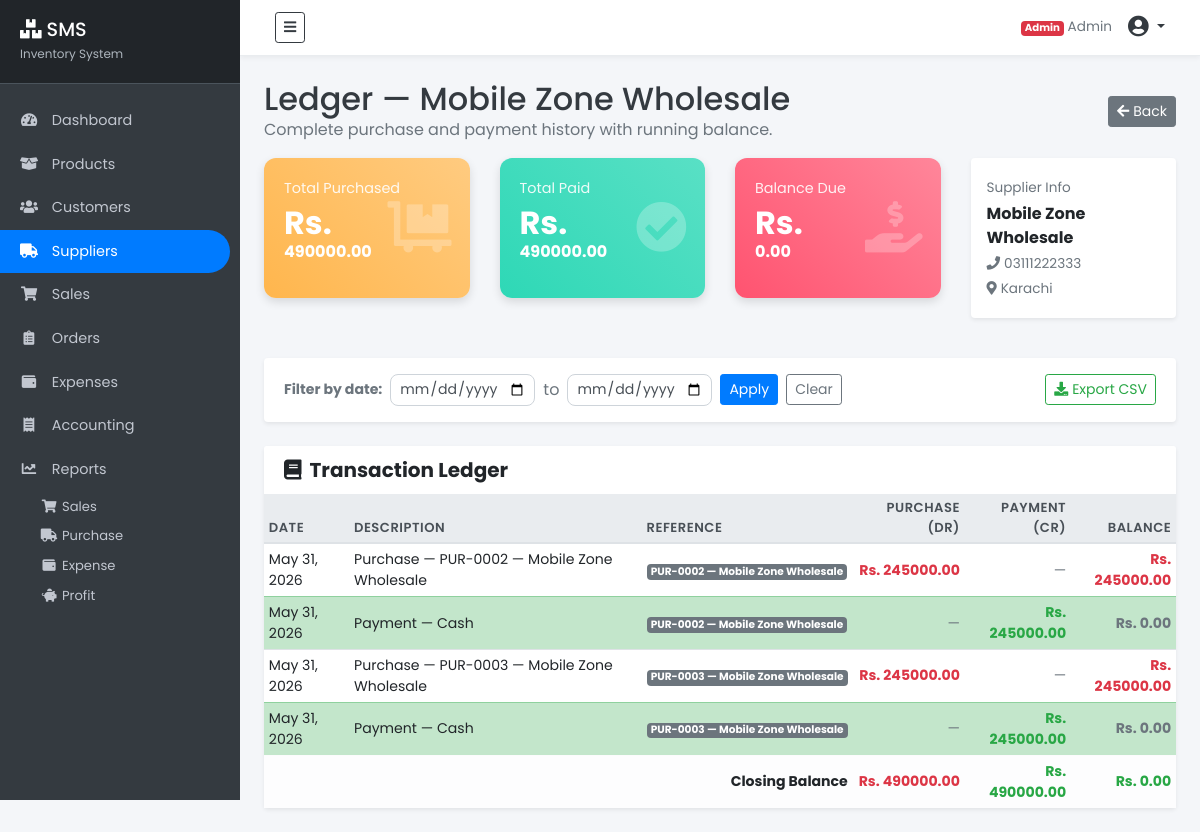
The app's page /suppliers/2/ledger/ (signed in) with its own data.
### suppliers/models.py (models this page shows, shortened)
class Supplier(models.Model):
    name       = models.CharField(max_length=255)
    phone      = models.CharField(max_length=20, blank=True)
    address    = models.TextField(blank=True)
    notes      = models.TextField(blank=True)
    created_at = models.DateTimeField(auto_now_add=True)
    @property
    def total_purchased(self):
        return sum(p.get_total() for p in self.purchase_set.all())
    @property
    def total_paid(self):
        from django.db.models import Sum
        result = self.purchase_set.aggregate(t=Sum('paid_amount'))['t']
        return result or Decimal('0.00')
    @property
    def balance_due(self):
        return self.total_purchased - self.total_paid

class Purchase(models.Model):
    PAYMENT_METHODS = (
        ('Cash', 'Cash'),
        ('Bank Transfer', 'Bank Transfer'),
        ('Cheque', 'Cheque'),
    )
    supplier       = models.ForeignKey(Supplier, on_delete=models.CASCADE)
    invoice_ref    = models.CharField(max_length=100, blank=True)
    paid_amount    = models.DecimalField(max_digits=12, decimal_places=2,
                                         default=0)
    payment_method = models.CharField(max_length=20,
                                       choices=PAYMENT_METHODS, default='Cash')
    notes          = models.TextField(blank=True)
    created_at     = models.DateTimeField(auto_now_add=True)
    def get_total(self):
        return sum(b.cost_price * b.quantity
                   for b in self.stock_batches.all())
    def __str__(self):
        return f'PUR-{self.pk:04d} — {self.supplier.name}'

### products/models.py (models this page shows, shortened)
class StockBatch(models.Model):
    product       = models.ForeignKey(Product, related_name='batches',
                                      on_delete=models.CASCADE)
    purchase      = models.ForeignKey('suppliers.Purchase',
                                      on_delete=models.SET_NULL,
                                      null=True, blank=True,
                                      related_name='stock_batches')
    cost_price    = models.DecimalField(max_digits=10, decimal_places=2)
    quantity      = models.PositiveIntegerField(default=0)
    date_received = models.DateTimeField(auto_now_add=True)
    class Meta:
        ordering = ['date_received']  # FIFO

### suppliers/views.py (the view)
# urls.py: path("<int:pk>/ledger/",   views.supplier_ledger,  name="supplier-ledger"),
@seller_required
def supplier_ledger(request, pk):
    from decimal import Decimal
    supplier  = get_object_or_404(Supplier, pk=pk)
    purchases = Purchase.objects.filter(supplier=supplier).order_by("created_at")
    entries = []
    running = Decimal("0.00")
    for purchase in purchases:
        total = purchase.get_total()
        running += total
        entries.append({
            "date":        purchase.created_at.date(),
            "description": f"Purchase — {purchase.invoice_ref or purchase}",
            "reference":   str(purchase),
            "debit":       total,
            "credit":      Decimal("0.00"),
            "balance":     running,
            "type":        "purchase",
        })
        if purchase.paid_amount > 0:
            running -= purchase.paid_amount
            entries.append({
                "date":        purchase.created_at.date(),
                "description": f"Payment — {purchase.payment_method}",
                "reference":   str(purchase),
                "debit":       Decimal("0.00"),
                "credit":      purchase.paid_amount,
                "balance":     running,
                "type":        "payment",
            })
    date_from = request.GET.get("from", "")
    date_to   = request.GET.get("to", "")
    context = {
        "supplier":   supplier,
        "entries":    entries,
        "purchases":  purchases,
        "date_from":  date_from,
        "date_to":    date_to,
    }
    return render(request, "suppliers/ledger.html", context)

### templates/suppliers/ledger.html (shortened to what this page needs)
{% extends "partials/base.html" %}
{% block content %}
<div class="container-fluid p-4">
    <div class="row mb-3">
        <div class="col-12 d-flex justify-content-between align-items-center">
            <div>
                <h2 class="text-dark mb-0">Ledger — {{ supplier.name }}</h2>
                <p class="text-muted mb-0">Complete purchase and payment history with running balance.</p>
            </div>
            <a href="{% url 'supplier-list' %}" class="btn btn-secondary btn-sm"><i class="fas fa-arrow-left mr-1"></i>Back</a>
        </div>
    </div>
    <div class="row mb-4">
        <div class="col-md-3 col-sm-6 mb-3"><div class="card-box bg-gradient-warning"><div class="icon"><i class="fas fa-dolly-flatbed"></i></div><p>Total Purchased</p><h3> Rs. </h3> <h4> {{ supplier.total_purchased|floatformat:2 }} </h4> </div></div>
        <div class="col-md-3 col-sm-6 mb-3"><div class="card-box bg-gradient-success"><div class="icon"><i class="fas fa-check-circle"></i></div><p>Total Paid</p><h3> Rs. </h3> <h4> {{ supplier.total_paid|floatformat:2 }} </h4> </div></div>
        <div class="col-md-3 col-sm-6 mb-3"><div class="card-box bg-gradient-danger"><div class="icon"><i class="fas fa-hand-holding-usd"></i></div><p>Balance Due</p><h3> Rs. </h3> <h4> {{ supplier.balance_due|floatformat:2 }} </h4> </div></div>
        <div class="col-md-3 col-sm-6 mb-3">
            <div class="card shadow-sm border-0 h-100 d-flex flex-column justify-content-center p-3">
                <p class="text-muted mb-1" style="font-size:.85rem;">Supplier Info</p>
                <p class="mb-1 font-weight-bold">{{ supplier.name }}</p>
                <p class="mb-1 text-muted" style="font-size:.85rem;"><i class="fas fa-phone mr-1"></i>{{ supplier.phone|default:"—" }}</p>
                <p class="mb-0 text-muted" style="font-size:.85rem;"><i class="fas fa-map-marker-alt mr-1"></i>{{ supplier.address|truncatechars:30|default:"—" }}</p>
            </div>
        </div>
    </div>
    <div class="card shadow-sm border-0 mb-4">
        <div class="card-body py-3">
            <form method="GET" class="d-flex flex-wrap align-items-center" style="gap:8px;">
                <label class="mb-0 font-weight-bold text-muted" style="font-size:.88rem;">Filter by date:</label>
                <input type="date" name="from" class="form-control form-control-sm" value="{{ date_from }}" style="width:145px;">
                <span class="text-muted">to</span>
                <input type="date" name="to" class="form-control form-control-sm" value="{{ date_to }}" style="width:145px;">
                <button class="btn btn-sm btn-primary">Apply</button>
                <a href="{% url 'supplier-ledger' supplier.pk %}" class="btn btn-sm btn-outline-secondary">Clear</a>
                <button type="button" class="btn btn-sm btn-outline-success ml-auto" onclick="exportTableCSV('ledgerTable','supplier_ledger_{{ supplier.name|slugify }}')">
                    <i class="fas fa-download mr-1"></i>Export CSV
                </button>
            </form>
        </div>
    </div>
    <div class="card shadow-sm border-0">
        <div class="card-header bg-white border-0">
            <h5 class="mb-0 font-weight-bold"><i class="fas fa-book mr-2"></i>Transaction Ledger</h5>
        </div>
        <div class="table-responsive">
            <table class="table table-hover table-sm mb-0" id="ledgerTable">
                <thead class="thead-light">
                    <tr>
                        <th>Date</th>
                        <th>Description</th>
                        <th>Reference</th>
                        <th class="text-right">Purchase (Dr)</th>
                        <th class="text-right">Payment (Cr)</th>
                        <th class="text-right">Balance</th>
                    </tr>
                </thead>
                <tbody>
                    {% for entry in entries %}
                    <tr class="{% if entry.type == 'payment' %}table-success{% endif %}">
                        <td>{{ entry.date }}</td>
                        <td>{{ entry.description }}</td>
                        <td><span class="badge badge-secondary">{{ entry.reference }}</span></td>
                        <td class="text-right">
                            {% if entry.debit > 0 %}
                            <span class="text-danger font-weight-bold"> Rs. {{ entry.debit|floatformat:2 }}</span>
                            {% else %}<span class="text-muted">—</span>{% endif %}
                        </td>
                        <td class="text-right">
                            {% if entry.credit > 0 %}
                            <span class="text-success font-weight-bold"> Rs. {{ entry.credit|floatformat:2 }}</span>
                            {% else %}<span class="text-muted">—</span>{% endif %}
                        </td>
                        <td class="text-right font-weight-bold {% if entry.balance > 0 %}text-danger{% else %}text-muted{% endif %}">
                            Rs. {{ entry.balance|floatformat:2 }}
                        </td>
                    </tr>
                    {% empty %}
                    <tr><td colspan="6" class="text-center text-muted py-4">No transactions yet.</td></tr>
                    {% endfor %}
                </tbody>
                {% if entries %}
                <tfoot class="font-weight-bold table-light">
                    <tr>
                        <td colspan="3" class="text-right">Closing Balance</td>
                        <td class="text-right text-danger"> Rs. {{ supplier.total_purchased|floatformat:2 }}</td>
                        <td class="text-right text-success"> Rs. {{ supplier.total_paid|floatformat:2 }}</td>
                        <td class="text-right {% if supplier.balance_due > 0 %}text-danger{% else %}text-success{% endif %}">
                            Rs. {{ supplier.balance_due|floatformat:2 }}
                        </td>
                    </tr>
                </tfoot>
                {% endif %}
            </table>
        </div>
    </div>
</div>
{% endblock %}

### templates/partials/nav.html (shortened to what this page needs)
<nav class="navbar navbar-expand-lg navbar-light bg-white">
    <div class="container-fluid">
        {% if user.is_authenticated %}
            {% if user.profile.role == 'customer' %}
                <a href="{% url 'customer-dashboard' %}" class="navbar-brand d-flex align-items-center" style="text-decoration:none;">
                    <span style="background:#1a1a2e;color:#fff;padding:5px 12px;border-radius:8px;font-weight:700;font-size:1rem;letter-spacing:1px;">
                        <i class="fas fa-boxes mr-1"></i> SMS
                    </span>
                    <span class="ml-2 text-muted" style="font-size:.8rem;">Customer Portal</span>
                </a>
            {% else %}
                <button type="button" id="sidebarCollapse" class="btn btn-outline-dark btn-sm">
                    <i class="fas fa-bars"></i>
                </button>
            {% endif %}
        {% endif %}
        <div class="ml-auto d-flex align-items-center">
            {% if user.is_authenticated %}
            <span class="text-muted mr-3" style="font-size:.85rem;">
                {% if user.is_superuser %}
                    <span class="badge badge-danger">Admin</span>
                {% elif user.profile.role == 'seller' %}
                    <span class="badge badge-primary">Seller</span>
                {% else %}
                    <span class="badge badge-success">Customer</span>
                {% endif %}
                {{ user.get_full_name|default:user.username }}
            </span>
            <div class="dropdown">
                <a href="#" class="text-dark dropdown-toggle" data-toggle="dropdown">
                    <i class="fas fa-user-circle fa-lg"></i>
                </a>
            </div>
            {% else %}
            <a href="{% url 'user-login' %}" class="btn btn-primary btn-sm">Login</a>
            {% endif %}
        </div>
    </div>
</nav>

### static/style.css (style rules this page uses)
body { font-family: 'Poppins', sans-serif; background: #f4f6f9; overflow-x: hidden; }
.navbar { padding: 12px 20px; background: #fff; border-bottom: 1px solid #e9ecef; box-shadow: 0 2px 5px rgba(0,0,0,.05); position: sticky; top: 0; z-index: 100; }
.card-box { position: relative; color: #fff; padding: 20px 22px 5px 20px; border-radius: 12px; margin-bottom: 20px; box-shadow: 0 4px 10px rgba(0,0,0,.12); height: 140px; }
.card-box h3 { font-size: 2rem; font-weight: 700; margin: 0; }
.card-box h4 { font-size: 1rem; font-weight: 700; margin: 0; overflow-wrap: break-word; }
.card-box p { font-size: .9rem; opacity: .9; margin: 0 0 4px; }
.card-box .icon { position: absolute; top: 50%; right: 18px; transform: translateY(-50%); font-size: 3.2rem; opacity: .25; }
.bg-gradient-success { background: linear-gradient(45deg,#2ed8b6,#59e0c5); }
.bg-gradient-warning { background: linear-gradient(45deg,#FFB64D,#ffcb80); }
.bg-gradient-danger { background: linear-gradient(45deg,#FF5370,#ff869a); }
.table thead th { border-top: none; border-bottom: 2px solid #e9ecef; color: #495057; font-weight: 600; font-size: .82rem; text-transform: uppercase; letter-spacing: .5px; }
.table td { vertical-align: middle; font-size: .88rem; }
.form-control { border: 1.5px solid #ced4da; border-radius: 8px; font-size: .88rem; }

### records on screen
Supplier: name "Mobile Zone Wholesale", total_purchased "490000.00", total_paid "490000.00", balance_due "0.00", phone "03111222333", address "Karachi"
Purchase: credit "245000.00"
Purchase: credit "245000.00"

### other values on screen
{{ user.get_full_name|default:user.username }} "Admin"
{{ entry.date }} "May 31, 2026" "May 31, 2026" "May 31, 2026" "May 31, 2026"
{{ entry.description }} "Purchase — PUR-0002 — Mobile Zone Wholesale" "Payment — Cash" "Purchase — PUR-0003 — Mobile Zone Wholesale" "Payment — Cash"
{{ entry.reference }} "PUR-0002 — Mobile Zone Wholesale" "PUR-0002 — Mobile Zone Wholesale" "PUR-0003 — Mobile Zone Wholesale" "PUR-0003 — Mobile Zone Wholesale"
{{ entry.debit|floatformat:2 }} "245000.00" "245000.00"
{{ entry.balance|floatformat:2 }} "245000.00" "0.00" "245000.00" "0.00"
